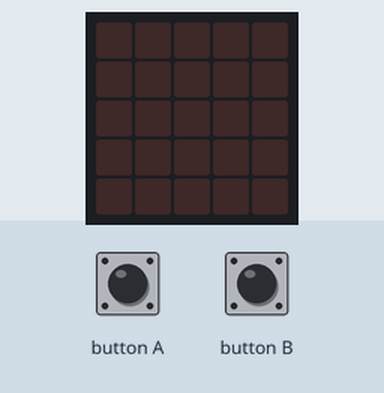
This program was run on a simulated BBC micro:bit (MakeCode). Shown: the board's 5×5 LED display. The inputs (shaded band) are chosen by the test bench. Random numbers come from a fixed seed.

Above: at 1.2 s.
1.3 s: button A pressed for 0.15 s
At 2.1 s:
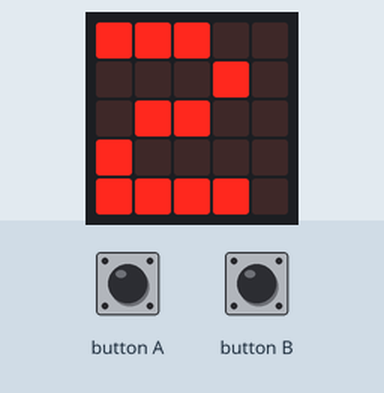
2.9 s: button B pressed for 0.15 s
At 4.2 s:
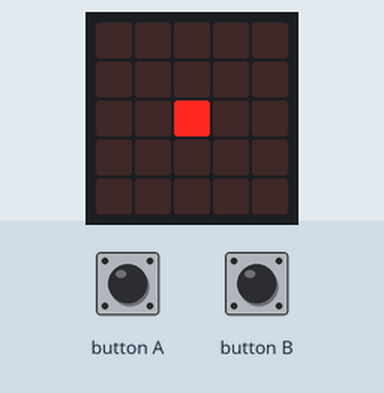
4.5 s: button A pressed for 0.15 s
At 5.7 s:
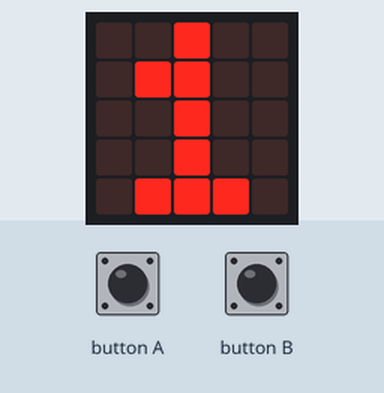
Timing chart, 0 to 7.5 s (numbered marks = the images above; inputs shaded):
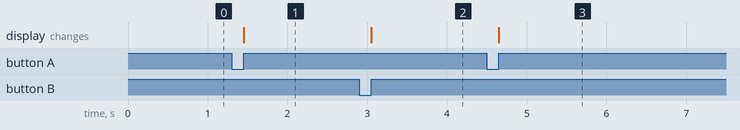

Measured:
- after the input at 1.3 s, the display: changes after 0.15 s (image 1)
- after the input at 2.9 s, the display: changes after 0.15 s (image 2)
- after the input at 4.5 s, the display: changes after 0.15 s (image 3)

The program:

main.ts
```typescript
let número = 0
input.onButtonPressed(Button.A, function () {
    basic.showNumber(randint(1, 6))
})
input.onButtonPressed(Button.B, function () {
    número = randint(1, 6)
    if (número == 1) {
        basic.showLeds(`
            . . . . .
            . . . . .
            . . # . .
            . . . . .
            . . . . .
            `)
    }
    if (número == 2) {
        basic.showLeds(`
            . . . . .
            . . . . .
            . . # . .
            . . . . .
            . . . . .
            `)
    }
    if (número == 3) {
        basic.showLeds(`
            . . . . .
            . . . . .
            . . # . .
            . . . . .
            . . . . .
            `)
    }
    if (número == 4) {
        basic.showLeds(`
            . . . . .
            . . . . .
            . . # . .
            . . . . .
            . . . . .
            `)
    }
    if (número == 5) {
        basic.showLeds(`
            . . . . .
            . . . . .
            . . # . .
            . . . . .
            . . . . .
            `)
    }
    if (número == 6) {
        basic.showLeds(`
            . . . . .
            . . . . .
            . . # . .
            . . . . .
            . . . . .
            `)
    }
})
basic.forever(function () {

})
```

test.ts
```typescript
// aquí va el archivo "tests"; esto no se compilará cuando este paquete se utilice como una extensión.
```
